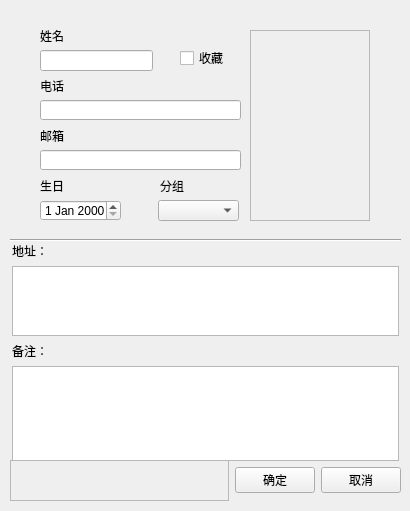
<?xml version="1.0" encoding="UTF-8"?>
<ui version="4.0">
 <class>Form</class>
 <widget class="QWidget" name="Form">
  <property name="geometry">
   <rect>
    <x>0</x>
    <y>0</y>
    <width>410</width>
    <height>511</height>
   </rect>
  </property>
  <property name="cursor">
   <cursorShape>ArrowCursor</cursorShape>
  </property>
  <property name="windowTitle">
   <string>Form</string>
  </property>
  <widget class="QWidget" name="verticalLayoutWidget">
   <property name="geometry">
    <rect>
     <x>10</x>
     <y>10</y>
     <width>391</width>
     <height>491</height>
    </rect>
   </property>
   <layout class="QVBoxLayout" name="verticalLayout">
    <item>
     <widget class="QWidget" name="widget" native="true">
      <widget class="QWidget" name="horizontalLayoutWidget">
       <property name="geometry">
        <rect>
         <x>0</x>
         <y>450</y>
         <width>391</width>
         <height>41</height>
        </rect>
       </property>
       <layout class="QHBoxLayout" name="horizontalLayout" stretch="6,2,2">
        <item>
         <widget class="QFrame" name="frame">
          <property name="frameShape">
           <enum>QFrame::StyledPanel</enum>
          </property>
          <property name="frameShadow">
           <enum>QFrame::Raised</enum>
          </property>
         </widget>
        </item>
        <item>
         <widget class="QPushButton" name="ok_button">
          <property name="text">
           <string>确定</string>
          </property>
         </widget>
        </item>
        <item>
         <widget class="QPushButton" name="pushButton">
          <property name="text">
           <string>取消</string>
          </property>
         </widget>
        </item>
       </layout>
      </widget>
      <widget class="QWidget" name="verticalLayoutWidget_2">
       <property name="geometry">
        <rect>
         <x>0</x>
         <y>230</y>
         <width>391</width>
         <height>221</height>
        </rect>
       </property>
       <layout class="QVBoxLayout" name="verticalLayout_2" stretch="1,3,1,0">
        <property name="leftMargin">
         <number>2</number>
        </property>
        <property name="topMargin">
         <number>2</number>
        </property>
        <property name="rightMargin">
         <number>2</number>
        </property>
        <item>
         <widget class="QLabel" name="label">
          <property name="text">
           <string>地址：</string>
          </property>
         </widget>
        </item>
        <item>
         <widget class="QTextEdit" name="textEdit"/>
        </item>
        <item>
         <widget class="QLabel" name="label_2">
          <property name="text">
           <string>备注：</string>
          </property>
         </widget>
        </item>
        <item>
         <widget class="QTextEdit" name="textEdit_2"/>
        </item>
       </layout>
      </widget>
      <widget class="QWidget" name="horizontalLayoutWidget_2">
       <property name="geometry">
        <rect>
         <x>0</x>
         <y>0</y>
         <width>391</width>
         <height>231</height>
        </rect>
       </property>
       <layout class="QHBoxLayout" name="horizontalLayout_2">
        <item>
         <widget class="QWidget" name="widget_2" native="true">
          <widget class="QFrame" name="frame_2">
           <property name="geometry">
            <rect>
             <x>240</x>
             <y>20</y>
             <width>120</width>
             <height>191</height>
            </rect>
           </property>
           <property name="frameShape">
            <enum>QFrame::StyledPanel</enum>
           </property>
           <property name="frameShadow">
            <enum>QFrame::Raised</enum>
           </property>
          </widget>
          <widget class="QLabel" name="label_3">
           <property name="geometry">
            <rect>
             <x>30</x>
             <y>20</y>
             <width>54</width>
             <height>12</height>
            </rect>
           </property>
           <property name="text">
            <string>姓名</string>
           </property>
          </widget>
          <widget class="QLineEdit" name="lineEdit">
           <property name="geometry">
            <rect>
             <x>30</x>
             <y>40</y>
             <width>113</width>
             <height>21</height>
            </rect>
           </property>
          </widget>
          <widget class="QLabel" name="label_4">
           <property name="geometry">
            <rect>
             <x>30</x>
             <y>70</y>
             <width>54</width>
             <height>12</height>
            </rect>
           </property>
           <property name="text">
            <string>电话</string>
           </property>
          </widget>
          <widget class="QLineEdit" name="lineEdit_2">
           <property name="geometry">
            <rect>
             <x>30</x>
             <y>90</y>
             <width>201</width>
             <height>20</height>
            </rect>
           </property>
          </widget>
          <widget class="QLabel" name="label_5">
           <property name="geometry">
            <rect>
             <x>150</x>
             <y>170</y>
             <width>54</width>
             <height>12</height>
            </rect>
           </property>
           <property name="text">
            <string>分组</string>
           </property>
          </widget>
          <widget class="QComboBox" name="comboBox">
           <property name="geometry">
            <rect>
             <x>148</x>
             <y>190</y>
             <width>81</width>
             <height>21</height>
            </rect>
           </property>
          </widget>
          <widget class="QLabel" name="label_6">
           <property name="geometry">
            <rect>
             <x>30</x>
             <y>170</y>
             <width>54</width>
             <height>12</height>
            </rect>
           </property>
           <property name="text">
            <string>生日</string>
           </property>
          </widget>
          <widget class="QDateEdit" name="dateEdit">
           <property name="geometry">
            <rect>
             <x>30</x>
             <y>190</y>
             <width>81</width>
             <height>21</height>
            </rect>
           </property>
          </widget>
          <widget class="QLabel" name="label_7">
           <property name="geometry">
            <rect>
             <x>30</x>
             <y>120</y>
             <width>54</width>
             <height>12</height>
            </rect>
           </property>
           <property name="text">
            <string>邮箱</string>
           </property>
          </widget>
          <widget class="QLineEdit" name="lineEdit_9">
           <property name="geometry">
            <rect>
             <x>30</x>
             <y>140</y>
             <width>201</width>
             <height>20</height>
            </rect>
           </property>
          </widget>
          <widget class="QCheckBox" name="checkBox">
           <property name="geometry">
            <rect>
             <x>170</x>
             <y>40</y>
             <width>71</width>
             <height>16</height>
            </rect>
           </property>
           <property name="text">
            <string>收藏</string>
           </property>
          </widget>
          <widget class="Line" name="line">
           <property name="geometry">
            <rect>
             <x>0</x>
             <y>220</y>
             <width>391</width>
             <height>20</height>
            </rect>
           </property>
           <property name="orientation">
            <enum>Qt::Horizontal</enum>
           </property>
          </widget>
         </widget>
        </item>
       </layout>
      </widget>
     </widget>
    </item>
   </layout>
  </widget>
 </widget>
 <resources/>
 <connections/>
</ui>
